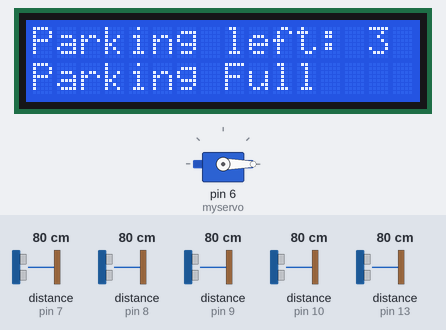
Bench run of a sketch on a simulated Arduino Uno, built with avr-gcc and run on an emulated ATmega328P. Parts: 16×2 character LCD, servo. Wiring (inferred from the names in the program): 5 × ultrasonic range finder: trigger pin 7, echo pin 7 / trigger pin 8, echo pin 8 / trigger pin 9, echo pin 9 / trigger pin 10, echo pin 10 / trigger pin 13, echo pin 13. The test bench sets the inputs (shaded band); at power-on: distance to the obstacle (sensors on pin 10, pin 8, pin 9, pin 7, pin 13) 80 cm. The echo pulse lasts 58.3 µs per cm; what the sketch prints to the serial monitor is not drawn.

Above: at 1.2 s.
1.3 s: distance to the obstacle (sensor on pin 10) set to 94 cm
2.8 s: distance to the obstacle (sensor on pin 10) set to 103 cm
At 3.7 s:
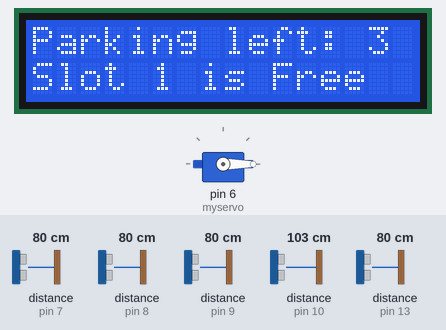
4.4 s: distance to the obstacle (sensor on pin 8) set to 94 cm
5.9 s: distance to the obstacle (sensor on pin 8) set to 104 cm
At 6.5 s:
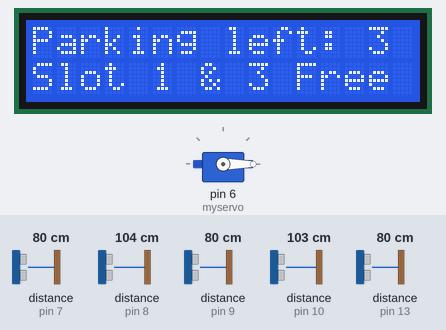
7.5 s: distance to the obstacle (sensor on pin 9) set to 95 cm
9.0 s: distance to the obstacle (sensor on pin 9) set to 103 cm
At 9.9 s:
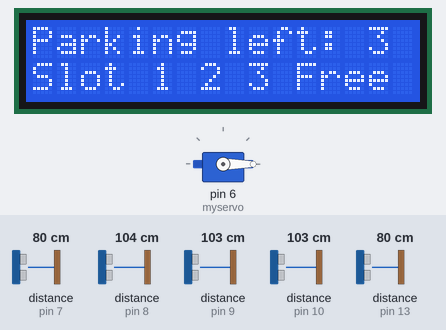
Timing chart, 0 to 11.6 s (numbered marks = the images above; inputs shaded):
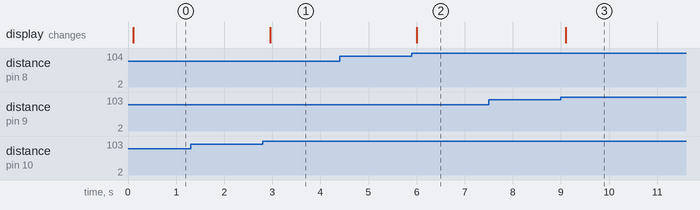

The sketch:

parkit_automatic_parking_system.ino
```cpp
#include <Servo.h>
#include <LiquidCrystal.h>

LiquidCrystal lcd(12, 11, 5, 4, 3, 2);

#define trigPin1 10
#define echoPin1 10
#define trigPin2 9
#define echoPin2 9
#define trigPin3 8
#define echoPin3 8
#define trigPin4 7
#define echoPin4 7
#define trigPin5 13
#define echoPin5 13

Servo myservo;

int distanceThreshold = 100;      // Distance threshold in cm for parking slots
int parkingAvailable = 3;         // Initial available parking spots
int barrierState = 0;             // Barrier state: 0=closed, -1=entry, 1=exit
unsigned long debounceTime = 0;   // Time for debouncing
const int debounceDelay = 500;    // Delay for stable detection in milliseconds

void setup() {
  lcd.begin(16, 2);               // Initialize LCD with 16 columns and 2 rows
  Serial.begin(9600);             // Begin serial communication
  myservo.attach(6);              // Attach servo to pin 6
  myservo.write(0);               // Initialize barrier in closed state
}

long readDistance(int triggerPin, int echoPin) {
  // Function to read distance from ultrasonic sensor
  pinMode(triggerPin, OUTPUT);
  digitalWrite(triggerPin, LOW);
  delayMicroseconds(2);
  digitalWrite(triggerPin, HIGH);
  delayMicroseconds(10);
  digitalWrite(triggerPin, LOW);
  pinMode(echoPin, INPUT);
  return pulseIn(echoPin, HIGH);
}

void loop() {
  // Read distances from each sensor
  float d1 = 0.01723 * readDistance(trigPin1, echoPin1);
  float d2 = 0.01723 * readDistance(trigPin2, echoPin2);
  float d3 = 0.01723 * readDistance(trigPin3, echoPin3);
  float d4 = 0.01723 * readDistance(trigPin4, echoPin4);
  float d5 = 0.01723 * readDistance(trigPin5, echoPin5);

  Serial.println("d1 = " + String(d1) + "cm");
  Serial.println("d2 = " + String(d2) + "cm");
  Serial.println("d3 = " + String(d3) + "cm");
  Serial.println("d4 = " + String(d4) + "cm");
  Serial.println("d5 = " + String(d5) + "cm");

  unsigned long currentMillis = millis();

  // Control barrier for car entry and exit
  if (barrierState == 0) {
    if (d4 < distanceThreshold && d5 >= distanceThreshold && parkingAvailable > 0 && currentMillis - debounceTime > debounceDelay) {
      // Open barrier for entry
      parkingAvailable -= 1;
      barrierState = -1;
      myservo.write(90);
      debounceTime = currentMillis;
    } else if (d4 >= distanceThreshold && d5 < distanceThreshold && parkingAvailable < 3 && currentMillis - debounceTime > debounceDelay) {
      // Open barrier for exit
      barrierState = 1;
      myservo.write(90);
      debounceTime = currentMillis;
    }
  }
  // Car entered and closing gate
  else if (barrierState == -1) {
    if (d4 >= distanceThreshold && d5 < distanceThreshold && currentMillis - debounceTime > debounceDelay) {
      barrierState = -2;
      myservo.write(0);  // Close barrier after entry
      debounceTime = currentMillis;
    }
  }
  // Car exited and closing gate
  else if (barrierState == 1) {
    if (d5 >= distanceThreshold && d4 >= distanceThreshold && currentMillis - debounceTime > debounceDelay) {
      myservo.write(0);  // Close barrier after exit
      parkingAvailable += 1;
      barrierState = 0;
      debounceTime = currentMillis;
    }
  }
  // Reset after entry completion
  else if (barrierState == -2 && d5 >= distanceThreshold && currentMillis - debounceTime > debounceDelay) {
    barrierState = 0;
    debounceTime = currentMillis;
  }

  // Close barrier if any slot is occupied
  if (d1 < distanceThreshold || d2 < distanceThreshold || d3 < distanceThreshold) {
    myservo.write(0);
  }

  // Display parking availability on LCD
  lcd.setCursor(0, 0);
  lcd.print("                ");
  lcd.setCursor(0, 0);
  if (parkingAvailable == 0) {
    lcd.print("Parking Full   ");
  } else {
    lcd.print("Parking left: ");
    lcd.print(parkingAvailable);
    lcd.print("   ");
  }

  // Display free slots on LCD
  lcd.setCursor(0, 1);
  lcd.print("                ");
  lcd.setCursor(0, 1);
  if (d1 > distanceThreshold && d2 > distanceThreshold && d3 > distanceThreshold) {
    lcd.print("Slot 1 2 3 Free ");
  } else if (d1 > distanceThreshold && d2 > distanceThreshold) {
    lcd.print("Slot 1 & 2 Free ");
  } else if (d1 > distanceThreshold && d3 > distanceThreshold) {
    lcd.print("Slot 1 & 3 Free ");
  } else if (d2 > distanceThreshold && d3 > distanceThreshold) {
    lcd.print("Slot 2 & 3 Free ");
  } else if (d1 < distanceThreshold && d2 < distanceThreshold && d3 < distanceThreshold) {
    lcd.print("Parking Full    ");
  } else if (d1 > distanceThreshold) {
    lcd.print("Slot 1 is Free  ");
  } else if (d2 > distanceThreshold) {
    lcd.print("Slot 2 is Free  ");
  } else if (d3 > distanceThreshold) {
    lcd.print("Slot 3 is Free  ");
  }

  delay(100);  // Delay to prevent LCD flicker
}
```

Measured:
- the behaviour switches between 99 and 100 cm on distance to the obstacle (sensor on pin 10) (found by bisection; images 0 and 1)
- the behaviour switches between 99 and 100 cm on distance to the obstacle (sensor on pin 8) (found by bisection; images 1 and 2)
- the behaviour switches between 99 and 100 cm on distance to the obstacle (sensor on pin 9) (found by bisection; images 2 and 3)
- after the input at 1.3 s, every drawn part: stays the same
- after the input at 2.8 s, the display: changes after 0.16 s (image 1)
- after the input at 4.4 s, every drawn part: stays the same
- after the input at 5.9 s, the display: changes after 0.10 s (image 2)
- after the input at 7.5 s, every drawn part: stays the same
- after the input at 9.0 s, the display: changes after 0.10 s (image 3)
